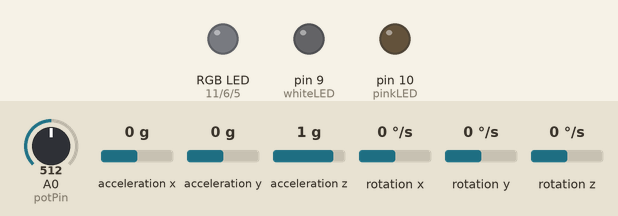
Bench run of a sketch on a simulated Arduino Uno, built with avr-gcc and run on an emulated ATmega328P. Shown: an RGB LED mixed from three pins (HIGH = lit), output pins drawn as LEDs (lit = HIGH). Wiring (inferred from the names in the program): MPU-6050 motion sensor at I2C address 0x68. The inputs (shaded band) are chosen by the test bench; at power-on: acceleration y 0 g, A0 (potPin) = 512, acceleration x 0 g, acceleration z 1 g, rotation x 0 °/s, rotation y 0 °/s, rotation z 0 °/s. Dim RGB values are drawn brighter than linear; what the sketch prints to the serial monitor is not drawn.

Above: at 1.2 s.
1.3 s: acceleration y set to 1.4 g
At 1.47 s:
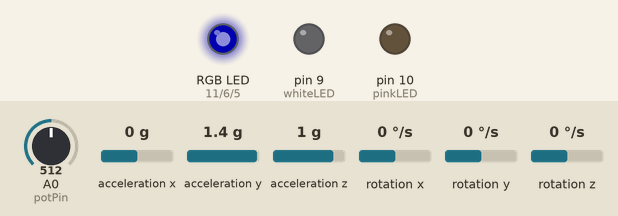
3.3 s: A0 (potPin) set to 440
4.9 s: A0 (potPin) set to 460
Timing chart, 0 to 7.9 s (numbered marks = the images above; inputs shaded):
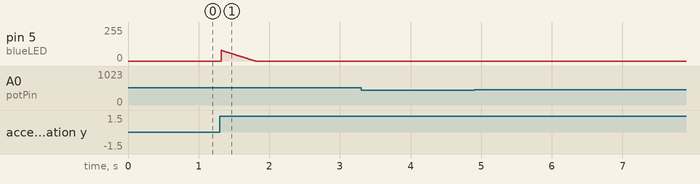

Measured:
- after the input at 3.3 s, every drawn part: stays the same
- after the input at 4.9 s, every drawn part: stays the same

The sketch:

mule-handbell-arduino-left.ino
```cpp
/*

SOFTPOT
Softpot is connected to GND and 5V through 10k resistors.
Wiper pin is connected to Analog 0

LED SEQUINS
All LEDs receive GND. The 5 LEDs are connected to Digital Pins 11, 10, 9, 6, and 5

ACCELEROMETER
Accelerometer is connected to 5V and GND
SDA --> Digital Pin 2
SCL --> Digital Pin 3

*/

#include "Wire.h" // This library allows you to communicate with I2C devices.

const int MPU_ADDR = 0x68; // I2C address of the MPU-6050

int potPin = A0;

// led pins
int blueLED = 5;
int greenLED = 6;
int whiteLED = 9;
int pinkLED = 10;
int redLED = 11;

int ledBrightness = 0;

int eventThreshold = 2000;
int eventMax = 5000;

int potMin = 450;
int potMax = 720;
int potValue = 0;

int delayAmount = 10;
int debounceTimer = 20;
int debounceAmount = 20;

int accX, accY, accZ;

int leftNote;

int lastY = 0;
int lastDiffY = 0;

void setup() {
  Wire.begin();
  Wire.setWireTimeout(3000, true);
  Wire.beginTransmission(MPU_ADDR); // Begins a transmission to the I2C slave (GY-521 board)
  Wire.write(0x6B); // PWR_MGMT_1 register
  Wire.write(0); // set to zero (wakes up the MPU-6050)
  Wire.endTransmission(true);

  pinMode(A0, INPUT_PULLUP);

  pinMode(blueLED, OUTPUT);
  pinMode(greenLED, OUTPUT);
  pinMode(whiteLED, OUTPUT);
  pinMode(pinkLED, OUTPUT);
  pinMode(redLED, OUTPUT);

  Serial.begin(115200);
}

void loop() {

  // accelerometer read
  Wire.beginTransmission(MPU_ADDR);
  Wire.write(0x3B); // starting with register 0x3B (ACCEL_XOUT_H) [MPU-6000 and MPU-6050 Register Map and Descriptions Revision 4.2, p.40]
  Wire.endTransmission(false); // the parameter indicates that the Arduino will send a restart. As a result, the connection is kept active.
  Wire.requestFrom(MPU_ADDR, 7*2, true); // request a total of 7*2=14 registers

  accX = Wire.read();
  accX <<= 8;
  accX |= Wire.read();

  // Y is for devices with pot on side
  accY = Wire.read();
  accY <<= 8;
  accY |= Wire.read();

  // Z is for devices with pot on top
  accZ = Wire.read();
  accZ <<= 8;
  accZ |= Wire.read();

  // left/right note
  int smoothY = accY*0.15 + lastY*0.85;
  int diffY = smoothY - lastY;

  if (diffY > eventThreshold && diffY < lastDiffY && debounceTimer >= debounceAmount) {
    int constrainY = constrain(diffY, eventThreshold, eventMax);
    leftNote = map(constrainY, eventThreshold, eventMax, 1, 127);
    Serial.write(254); // left note flag
    Serial.write(leftNote);
    debounceTimer = 0;
    ledBrightness = leftNote*2+1;
  }

  if (debounceTimer++ >= debounceAmount) {
    debounceTimer = debounceAmount;
  }

  lastY = smoothY;
  lastDiffY = diffY;

  //

  int potRead = analogRead(potPin);
  if (potRead > 900) {
    potValue = 0;
  }
  else {
    int constrainPot = constrain(potRead, potMin, potMax);
    potValue = map(constrainPot, potMin, potMax, 0, 127);
  }
  Serial.write(255); // pot flag
  Serial.write(potValue);

  analogWrite(blueLED, ledBrightness);

  if ((ledBrightness-=leftNote*0.03) <= 0) {
    ledBrightness = 0;
  }

  // stop the program for for <sensorValue> milliseconds:
  delay(delayAmount);
}
```
